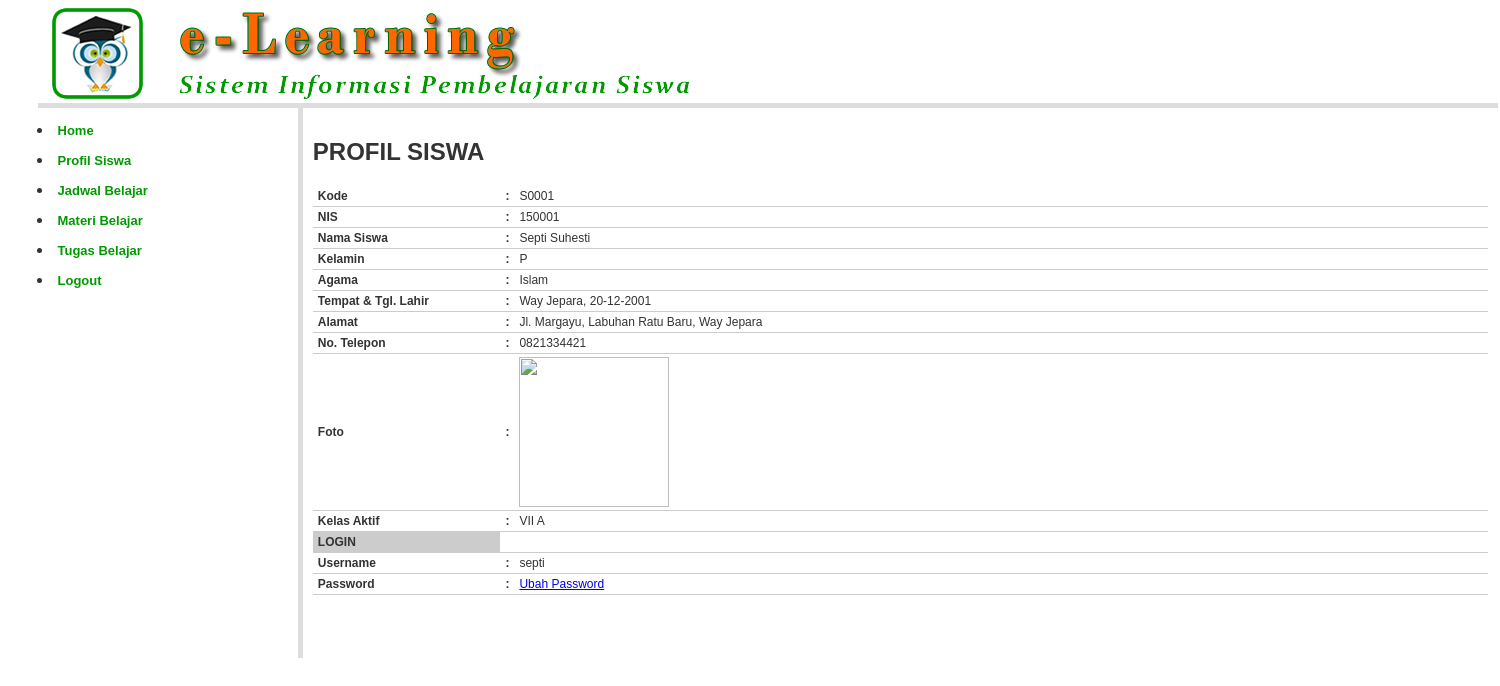
/?open=Profil-Siswa (signed in), run on the app's committed database.
### tables this page shows
CREATE TABLE `siswa` (
  `kd_siswa` char(5) NOT NULL,
  `nm_siswa` varchar(100) NOT NULL,
  `nis` varchar(10) NOT NULL,
  `kelamin` char(1) NOT NULL,
  `agama` varchar(20) NOT NULL,
  `tempat_lahir` varchar(100) NOT NULL,
  `tanggal_lahir` date NOT NULL,
  `alamat` varchar(100) NOT NULL,
  `no_telepon` varchar(20) NOT NULL,
  `foto` varchar(200) NOT NULL,
  `username` varchar(20) NOT NULL,
  `password` varchar(200) NOT NULL
);

CREATE TABLE `kelas_siswa` (
  `id` int(5) NOT NULL,
  `kd_kelas` char(3) NOT NULL,
  `kd_siswa` char(5) NOT NULL
);

CREATE TABLE `kelas` (
  `kd_kelas` char(3) NOT NULL,
  `nm_kelas` varchar(100) NOT NULL,
  `kd_guru` char(4) NOT NULL
);

### library/inc.library.php (called while the page is built, shortened)
<?php
function IndonesiaTgl($tanggal){
	$tgl=substr($tanggal,8,2);
	$bln=substr($tanggal,5,2);
	$thn=substr($tanggal,0,4);
	$tanggal="$tgl-$bln-$thn";
	return $tanggal;
}
?>

### profil_siswa.php (the view, shortened to what this page needs)
<?php
include_once "library/inc.connection.php";
include_once "library/inc.library.php";
if(isset($_SESSION['SES_SISWA'])) {
	$kodeSiswa	= $_SESSION['SES_SISWA'];
	$mySql	= "SELECT * FROM siswa WHERE kd_siswa='$kodeSiswa'";
	$myQry	= mysql_query($mySql, $koneksidb)  or die ("Query salah : ".mysql_error());
	$myData = mysql_fetch_array($myQry);
		if($myData['foto']=="") { $fileFoto = "noimage.jpg"; }
		else { $fileFoto = $myData['foto']; }
		$infoSql	= "SELECT kelas_siswa.*, kelas.nm_kelas FROM kelas_siswa
						LEFT JOIN kelas ON kelas_siswa.kd_kelas = kelas.kd_kelas
						WHERE kelas_siswa.kd_siswa='$kodeSiswa' ORDER BY id DESC LIMIT 1";
		$infoQry	= mysql_query($infoSql, $koneksidb)  or die ("Query info salah : ".mysql_error());
		$infoData 	= mysql_fetch_array($infoQry);
}
else {
	echo "Kode data tidak terbaca";
	exit;
}
?>
<html>
<head>
</head>
<body>
<h2> PROFIL SISWA  </h2>
<table width="100%" cellpadding="4" cellspacing="2" class="table-list">
	<tr>
		<td width="16%"><strong>Kode</strong></td>
		<td width="1%"><strong>:</strong></td>
		<td width="84%"><?php echo $myData['kd_siswa']; ?></td>
	</tr>
	<tr>
			<td><strong>NIS</strong></td>
		<td><strong>:</strong></td>
		<td><?php echo $myData['nis']; ?></td>
  </tr>
	<tr>
	  <td><strong>Nama Siswa </strong></td>
      <td><strong>:</strong></td>
	  <td><?php echo $myData['nm_siswa']; ?></td>
  </tr>
	<tr>
	  <td><strong>Kelamin</strong></td>
      <td><b>:</b></td>
	  <td><?php echo $myData['kelamin']; ?></td>
    </tr>
	<tr>
	  <td><b>Agama</b></td>
      <td><b>:</b></td>
	  <td><?php echo $myData['agama']; ?></td>
    </tr>
	<tr>
	  <td><strong>Tempat &amp; Tgl. Lahir </strong></td>
      <td><b>:</b></td>
	  <td><?php echo $myData['tempat_lahir'].", ".IndonesiaTgl($myData['tanggal_lahir']); ?></td>
    </tr>
	<tr>
	  <td><strong>Alamat</strong></td>
      <td><strong>:</strong></td>
	  <td><?php echo $myData['alamat'];  ?> </td>
    </tr>
	<tr>
	  <td><strong>No. Telepon</strong></td>
      <td><strong>:</strong></td>
	  <td><?php echo $myData['no_telepon']; ?></td>
	</tr>
	<tr>
	  <td><b>Foto</b></td>
      <td><strong>:</strong></td>
	  <td> <img src="foto/<?php echo $fileFoto; ?>" height="150"> </td>
    </tr>
	<tr>
      <td><strong>Kelas Aktif </strong></td>
	  <td><strong>:</strong></td>
	  <td><?php echo $infoData['nm_kelas']; ?></td>
  </tr>
	<tr>
	  <td bgcolor="#CCCCCC"><strong>LOGIN</strong></td>
	  <td>&nbsp;</td>
	  <td>&nbsp;</td>
  </tr>
	<tr>
	  <td><strong>Username</strong></td>
	  <td><strong>:</strong></td>
	  <td><?php echo $myData['username']; ?></td>
  </tr>
	<tr>
	  <td><strong>Password</strong></td>
	  <td><strong>:</strong></td>
	  <td><a href="?open=Password-Ubah" target="_self">Ubah Password </a></td>
  </tr>
</table>
</body>
</html>

### styles/style.css (style rules this page uses)
body { margin:0px auto 0px; padding:3px; font-family:"Arial"; font-size:12px; color:#333; width:95%; background-position:top; background-color:#fff; }
.table-main td { color: #333; border-collapse: collapse; vertical-align: center; padding: 0px; border:none; }
.table-list { clear: both; text-align: left; border-collapse: collapse; margin: 0px 0px 10px 0px; background:#fff; }
.table-list td { color: #333; font-size:12px; border-color: #fff; border-collapse: collapse; vertical-align: center; padding: 3px 5px; border-bottom:1px #CCCCCC solid; }

### data on the page
siswa: kd_siswa "S0001", nis "150001", nm_siswa "Septi Suhesti", kelamin "P", agama "Islam", tempat_lahir "Way Jepara", tanggal_lahir "20-12-2001", alamat "Jl. Margayu, Labuhan Ratu Baru, Way Jepara", no_telepon "0821334421", username "septi"
kelas_siswa: kd_kelas.nm_kelas "VII A"
